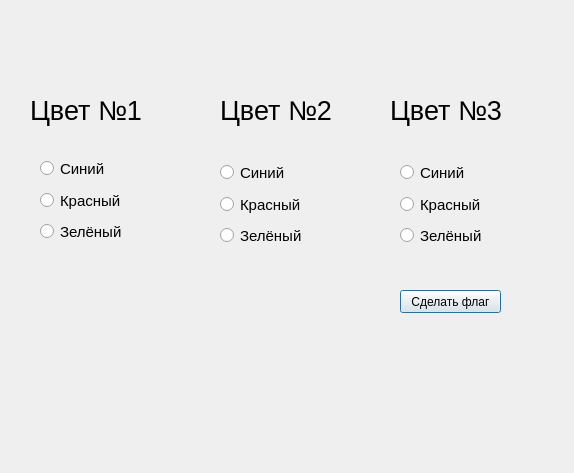
<?xml version="1.0" encoding="UTF-8"?>
<ui version="4.0">
 <class>Dialog</class>
 <widget class="QDialog" name="Dialog">
  <property name="geometry">
   <rect>
    <x>0</x>
    <y>0</y>
    <width>574</width>
    <height>473</height>
   </rect>
  </property>
  <property name="windowTitle">
   <string>Dialog</string>
  </property>
  <widget class="QLabel" name="label">
   <property name="geometry">
    <rect>
     <x>30</x>
     <y>90</y>
     <width>121</width>
     <height>41</height>
    </rect>
   </property>
   <property name="font">
    <font>
     <pointsize>20</pointsize>
    </font>
   </property>
   <property name="text">
    <string>Цвет №1</string>
   </property>
  </widget>
  <widget class="QLabel" name="label_2">
   <property name="geometry">
    <rect>
     <x>220</x>
     <y>90</y>
     <width>121</width>
     <height>41</height>
    </rect>
   </property>
   <property name="font">
    <font>
     <pointsize>20</pointsize>
    </font>
   </property>
   <property name="text">
    <string>Цвет №2</string>
   </property>
  </widget>
  <widget class="QLabel" name="label_3">
   <property name="geometry">
    <rect>
     <x>390</x>
     <y>90</y>
     <width>121</width>
     <height>41</height>
    </rect>
   </property>
   <property name="font">
    <font>
     <pointsize>20</pointsize>
    </font>
   </property>
   <property name="text">
    <string>Цвет №3</string>
   </property>
  </widget>
  <widget class="QRadioButton" name="radioButton">
   <property name="geometry">
    <rect>
     <x>40</x>
     <y>160</y>
     <width>82</width>
     <height>17</height>
    </rect>
   </property>
   <property name="font">
    <font>
     <pointsize>11</pointsize>
    </font>
   </property>
   <property name="text">
    <string>Синий</string>
   </property>
  </widget>
  <widget class="QRadioButton" name="radioButton_2">
   <property name="geometry">
    <rect>
     <x>40</x>
     <y>190</y>
     <width>82</width>
     <height>21</height>
    </rect>
   </property>
   <property name="font">
    <font>
     <pointsize>11</pointsize>
    </font>
   </property>
   <property name="text">
    <string>Красный</string>
   </property>
  </widget>
  <widget class="QRadioButton" name="radioButton_3">
   <property name="geometry">
    <rect>
     <x>40</x>
     <y>216</y>
     <width>82</width>
     <height>31</height>
    </rect>
   </property>
   <property name="font">
    <font>
     <pointsize>11</pointsize>
    </font>
   </property>
   <property name="text">
    <string>Зелёный</string>
   </property>
  </widget>
  <widget class="QRadioButton" name="radioButton_4">
   <property name="geometry">
    <rect>
     <x>220</x>
     <y>164</y>
     <width>82</width>
     <height>17</height>
    </rect>
   </property>
   <property name="font">
    <font>
     <pointsize>11</pointsize>
    </font>
   </property>
   <property name="text">
    <string>Синий</string>
   </property>
  </widget>
  <widget class="QRadioButton" name="radioButton_5">
   <property name="geometry">
    <rect>
     <x>220</x>
     <y>194</y>
     <width>82</width>
     <height>21</height>
    </rect>
   </property>
   <property name="font">
    <font>
     <pointsize>11</pointsize>
    </font>
   </property>
   <property name="text">
    <string>Красный</string>
   </property>
  </widget>
  <widget class="QRadioButton" name="radioButton_6">
   <property name="geometry">
    <rect>
     <x>220</x>
     <y>220</y>
     <width>82</width>
     <height>31</height>
    </rect>
   </property>
   <property name="font">
    <font>
     <pointsize>11</pointsize>
    </font>
   </property>
   <property name="text">
    <string>Зелёный</string>
   </property>
  </widget>
  <widget class="QRadioButton" name="radioButton_7">
   <property name="geometry">
    <rect>
     <x>400</x>
     <y>164</y>
     <width>82</width>
     <height>17</height>
    </rect>
   </property>
   <property name="font">
    <font>
     <pointsize>11</pointsize>
    </font>
   </property>
   <property name="text">
    <string>Синий</string>
   </property>
  </widget>
  <widget class="QRadioButton" name="radioButton_8">
   <property name="geometry">
    <rect>
     <x>400</x>
     <y>194</y>
     <width>82</width>
     <height>21</height>
    </rect>
   </property>
   <property name="font">
    <font>
     <pointsize>11</pointsize>
    </font>
   </property>
   <property name="text">
    <string>Красный</string>
   </property>
  </widget>
  <widget class="QRadioButton" name="radioButton_9">
   <property name="geometry">
    <rect>
     <x>400</x>
     <y>220</y>
     <width>82</width>
     <height>31</height>
    </rect>
   </property>
   <property name="font">
    <font>
     <pointsize>11</pointsize>
    </font>
   </property>
   <property name="text">
    <string>Зелёный</string>
   </property>
  </widget>
  <widget class="QPushButton" name="pushButton">
   <property name="geometry">
    <rect>
     <x>400</x>
     <y>290</y>
     <width>101</width>
     <height>23</height>
    </rect>
   </property>
   <property name="text">
    <string>Сделать флаг</string>
   </property>
  </widget>
 </widget>
 <resources/>
 <connections/>
</ui>
